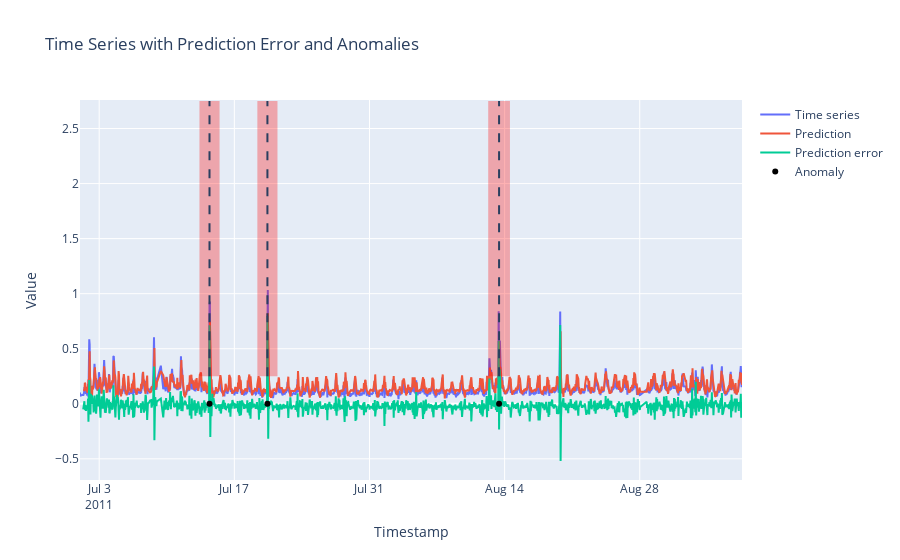

Notebook source saved alongside this figure:
### Code cell
fig = go.Figure()
fig = plot_results_timeseries(fig, df, y_pred_lstm, pred_error_lstm, anomaly_times, anomaly_windows, n_burn_in)
fig.show()

# Some browsers may not display the plotly figures, for those cases, showing the matplotlib figures
fig, ax = plt.subplots(figsize=(16, 6))
plot_results_timeseries_matplotlib(ax, df, y_pred_lstm, pred_error_lstm, anomaly_times, anomaly_windows, n_burn_in);

### Figure 1 — Plotly figure (JSON) as saved in the notebook; plotly's stock layout.template omitted (floating-point values rounded to 4 significant figures; data arrays with more than 128 entries replaced by an {"elided": "..."} marker saying what was removed)
{"data": [{"mode": "lines", "name": "Time series", "type": "scatter", "x": {"elided": "1538 str values"}, "y": {"elided": "1538 float values"}}, {"mode": "lines", "name": "Prediction", "type": "scatter", "x": {"elided": "1530 str values"}, "y": {"elided": "1530 float values"}}, {"mode": "lines", "name": "Prediction error", "type": "scatter", "x": {"elided": "1530 str values"}, "y": {"elided": "1530 float values"}}, {"marker": {"color": "black"}, "mode": "markers", "name": "Anomaly", "type": "scatter", "x": ["2011-07-14T10:15:01", "2011-07-20T10:15:01", "2011-08-13T10:15:01"], "y": [0, 0, 0]}], "layout": {"shapes": [{"fillcolor": "red", "line": {"width": 0}, "opacity": 0.3, "type": "rect", "x0": "2011-07-13T09:15:01", "x1": "2011-07-15T11:15:01", "y0": null, "y1": null}, {"fillcolor": "red", "line": {"width": 0}, "opacity": 0.3, "type": "rect", "x0": "2011-07-19T09:15:01", "x1": "2011-07-21T11:15:01", "y0": null, "y1": null}, {"fillcolor": "red", "line": {"width": 0}, "opacity": 0.3, "type": "rect", "x0": "2011-08-12T07:15:01", "x1": "2011-08-14T13:15:01", "y0": null, "y1": null}, {"line": {"dash": "dash"}, "type": "line", "x0": "2011-07-14T10:15:01", "x1": "2011-07-14T10:15:01", "y0": null, "y1": null}, {"line": {"dash": "dash"}, "type": "line", "x0": "2011-07-20T10:15:01", "x1": "2011-07-20T10:15:01", "y0": null, "y1": null}, {"line": {"dash": "dash"}, "type": "line", "x0": "2011-08-13T10:15:01", "x1": "2011-08-13T10:15:01", "y0": null, "y1": null}], "title": {"text": "Time Series with Prediction Error and Anomalies"}, "xaxis": {"title": {"text": "Timestamp"}}, "yaxis": {"title": {"text": "Value"}}}}
